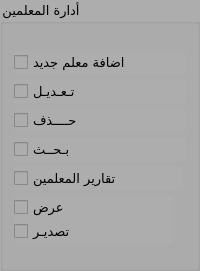
                             <widget class="QGroupBox" name="groupBox_11">
                              <property name="maximumSize">
                               <size>
                                <width>200</width>
                                <height>500</height>
                               </size>
                              </property>
                              <property name="font">
                               <font>
                                <family>Motken K Sina</family>
                                <pointsize>10</pointsize>
                                <weight>50</weight>
                                <italic>false</italic>
                                <bold>false</bold>
                               </font>
                              </property>
                              <property name="styleSheet">
                               <string notr="true">background-color:rgb(173, 173, 173);
color:rgb(0, 0, 0)</string>
                              </property>
                              <property name="title">
                               <string>أدارة المعلمين</string>
                              </property>
                              <layout class="QGridLayout" name="gridLayout_53">
                               <item row="0" column="0">
                                <layout class="QVBoxLayout" name="verticalLayout_9">
                                 <property name="topMargin">
                                  <number>16</number>
                                 </property>
                                 <item>
                                  <layout class="QVBoxLayout" name="verticalLayout_8">
                                   <item>
                                    <widget class="QCheckBox" name="bt_save_teacher">
                                     <property name="font">
                                      <font>
                                       <family>Motken K Sina</family>
                                       <pointsize>10</pointsize>
                                       <weight>50</weight>
                                       <italic>false</italic>
                                       <bold>false</bold>
                                      </font>
                                     </property>
                                     <property name="text">
                                      <string>اضافة معلم جديد</string>
                                     </property>
                                    </widget>
                                   </item>
                                   <item>
                                    <widget class="QCheckBox" name="bt_update_teacher">
                                     <property name="font">
                                      <font>
                                       <family>Motken K Sina</family>
                                       <pointsize>10</pointsize>
                                       <weight>50</weight>
                                       <italic>false</italic>
                                       <bold>false</bold>
                                      </font>
                                     </property>
                                     <property name="text">
                                      <string>تـعـديـل</string>
                                     </property>
                                    </widget>
                                   </item>
                                   <item>
                                    <widget class="QCheckBox" name="bt_delete_teacher">
                                     <property name="font">
                                      <font>
                                       <family>Motken K Sina</family>
                                       <pointsize>10</pointsize>
                                       <weight>50</weight>
                                       <italic>false</italic>
                                       <bold>false</bold>
                                      </font>
                                     </property>
                                     <property name="text">
                                      <string>حــــذف</string>
                                     </property>
                                    </widget>
                                   </item>
                                   <item>
                                    <widget class="QCheckBox" name="bt_search_teacher">
                                     <property name="font">
                                      <font>
                                       <family>Motken K Sina</family>
                                       <pointsize>10</pointsize>
                                       <weight>50</weight>
                                       <italic>false</italic>
                                       <bold>false</bold>
                                      </font>
                                     </property>
                                     <property name="text">
                                      <string>بـحــث</string>
                                     </property>
                                    </widget>
                                   </item>
                                  </layout>
                                 </item>
                                 <item>
                                  <layout class="QVBoxLayout" name="verticalLayout_336" stretch="80,20">
                                   <property name="rightMargin">
                                    <number>3</number>
                                   </property>
                                   <item>
                                    <widget class="QCheckBox" name="bt_reports_teacher">
                                     <property name="font">
                                      <font>
                                       <family>Motken K Sina</family>
                                       <pointsize>10</pointsize>
                                       <weight>50</weight>
                                       <italic>false</italic>
                                       <bold>false</bold>
                                      </font>
                                     </property>
                                     <property name="text">
                                      <string>تقارير المعلمين</string>
                                     </property>
                                    </widget>
                                   </item>
                                   <item>
                                    <layout class="QVBoxLayout" name="verticalLayout_337">
                                     <property name="spacing">
                                      <number>1</number>
                                     </property>
                                     <property name="sizeConstraint">
                                      <enum>QLayout::SetMaximumSize</enum>
                                     </property>
                                     <property name="leftMargin">
                                      <number>0</number>
                                     </property>
                                     <property name="topMargin">
                                      <number>0</number>
                                     </property>
                                     <property name="rightMargin">
                                      <number>11</number>
                                     </property>
                                     <property name="bottomMargin">
                                      <number>14</number>
                                     </property>
                                     <item>
                                      <widget class="QCheckBox" name="bt_show_teacher">
                                       <property name="font">
                                        <font>
                                         <family>Motken K Sina</family>
                                         <pointsize>10</pointsize>
                                         <weight>50</weight>
                                         <italic>false</italic>
                                         <bold>false</bold>
                                        </font>
                                       </property>
                                       <property name="text">
                                        <string>عرض </string>
                                       </property>
                                      </widget>
                                     </item>
                                     <item>
                                      <widget class="QCheckBox" name="bt_export_teacher">
                                       <property name="font">
                                        <font>
                                         <family>Motken K Sina</family>
                                         <pointsize>10</pointsize>
                                         <weight>50</weight>
                                         <italic>false</italic>
                                         <bold>false</bold>
                                        </font>
                                       </property>
                                       <property name="text">
                                        <string>تصديـر</string>
                                       </property>
                                      </widget>
                                     </item>
                                    </layout>
                                   </item>
                                  </layout>
                                 </item>
                                </layout>
                               </item>
                              </layout>
                             </widget>
